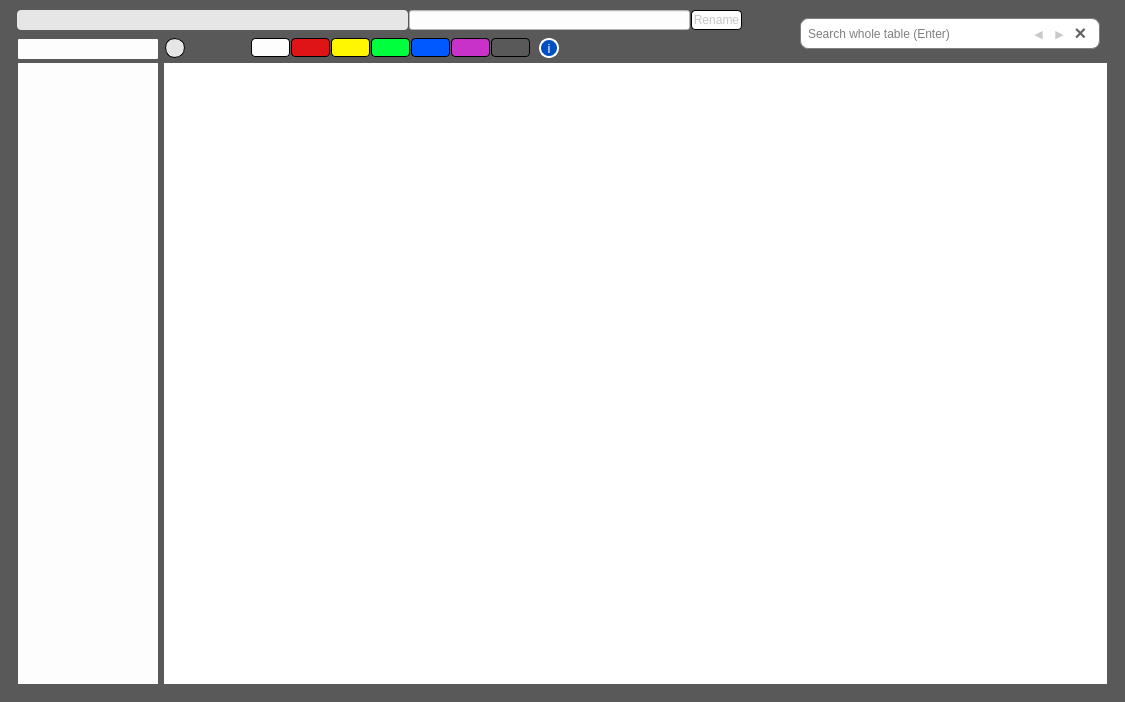
<?xml version="1.0" encoding="UTF-8"?>
<ui version="4.0">
 <class>ViewerWindow</class>
 <widget class="QMainWindow" name="ViewerWindow">
  <property name="geometry">
   <rect>
    <x>0</x>
    <y>0</y>
    <width>1125</width>
    <height>702</height>
   </rect>
  </property>
  <property name="sizePolicy">
   <sizepolicy hsizetype="Expanding" vsizetype="Expanding">
    <horstretch>0</horstretch>
    <verstretch>0</verstretch>
   </sizepolicy>
  </property>
  <property name="windowTitle">
   <string>MainWindow</string>
  </property>
  <property name="styleSheet">
   <string notr="true">QMainWindow#ViewerWindow {
    background-color: rgb(89, 89, 89);
}</string>
  </property>
  <widget class="QWidget" name="centralwidget">
   <layout class="QGridLayout" name="gridLayout_3">
    <property name="bottomMargin">
     <number>9</number>
    </property>
    <property name="verticalSpacing">
     <number>0</number>
    </property>
    <item row="0" column="2">
     <widget class="QFrame" name="frame_3">
      <property name="enabled">
       <bool>false</bool>
      </property>
      <property name="sizePolicy">
       <sizepolicy hsizetype="Preferred" vsizetype="Fixed">
        <horstretch>0</horstretch>
        <verstretch>0</verstretch>
       </sizepolicy>
      </property>
      <property name="minimumSize">
       <size>
        <width>10</width>
        <height>31</height>
       </size>
      </property>
      <property name="maximumSize">
       <size>
        <width>10</width>
        <height>31</height>
       </size>
      </property>
      <property name="styleSheet">
       <string notr="true">background-color: transparent;
border: 0px;</string>
      </property>
      <property name="frameShape">
       <enum>QFrame::Shape::StyledPanel</enum>
      </property>
      <property name="frameShadow">
       <enum>QFrame::Shadow::Raised</enum>
      </property>
     </widget>
    </item>
    <item row="0" column="0">
     <widget class="QFrame" name="frame_2">
      <property name="enabled">
       <bool>true</bool>
      </property>
      <property name="sizePolicy">
       <sizepolicy hsizetype="Expanding" vsizetype="Fixed">
        <horstretch>0</horstretch>
        <verstretch>0</verstretch>
       </sizepolicy>
      </property>
      <property name="minimumSize">
       <size>
        <width>0</width>
        <height>50</height>
       </size>
      </property>
      <property name="maximumSize">
       <size>
        <width>16777215</width>
        <height>50</height>
       </size>
      </property>
      <property name="styleSheet">
       <string notr="true">QFrame#frame_2 {
	background-color: transparent;
	border: 0px
}</string>
      </property>
      <property name="frameShape">
       <enum>QFrame::Shape::StyledPanel</enum>
      </property>
      <property name="frameShadow">
       <enum>QFrame::Shadow::Raised</enum>
      </property>
      <widget class="QPushButton" name="button_yellow">
       <property name="enabled">
        <bool>true</bool>
       </property>
       <property name="geometry">
        <rect>
         <x>322</x>
         <y>29</y>
         <width>39</width>
         <height>19</height>
        </rect>
       </property>
       <property name="styleSheet">
        <string notr="true">QPushButton {
    background-color: rgb(255, 247, 1);
    border: 1px solid black;
    border-radius: 4px;
}

QPushButton:hover {
	border: 2px solid #333;
}

QPushButton:pressed {
	background-color: rgb(208, 208, 0);
	border: 2px solid #000;
}

QPushButton:disabled {
    color: rgb(200,200,200);
}</string>
       </property>
       <property name="text">
        <string/>
       </property>
      </widget>
      <widget class="QPushButton" name="button_green">
       <property name="enabled">
        <bool>true</bool>
       </property>
       <property name="geometry">
        <rect>
         <x>362</x>
         <y>29</y>
         <width>39</width>
         <height>19</height>
        </rect>
       </property>
       <property name="styleSheet">
        <string notr="true">QPushButton {
    background-color: rgb(0, 255, 60);
    border: 1px solid black;
    border-radius: 4px;
}

QPushButton:hover {
	border: 2px solid #333;
}

QPushButton:pressed {
	background-color: rgb(55, 166, 0);
	border: 2px solid #000;
}

QPushButton:disabled {
    color: rgb(200,200,200);
}</string>
       </property>
       <property name="text">
        <string/>
       </property>
      </widget>
      <widget class="QPushButton" name="button_blue">
       <property name="enabled">
        <bool>true</bool>
       </property>
       <property name="geometry">
        <rect>
         <x>402</x>
         <y>29</y>
         <width>39</width>
         <height>19</height>
        </rect>
       </property>
       <property name="styleSheet">
        <string notr="true">QPushButton {
    background-color: rgb(0, 89, 255);
    border: 1px solid black;
    border-radius: 4px;
}

QPushButton:hover {
	border: 2px solid #333;
}

QPushButton:pressed {
	background-color: rgb(0, 20, 200);
	border: 2px solid #000;
}

QPushButton:disabled {
    color: rgb(200,200,200);
}</string>
       </property>
       <property name="text">
        <string/>
       </property>
      </widget>
      <widget class="QPushButton" name="button_white">
       <property name="enabled">
        <bool>true</bool>
       </property>
       <property name="geometry">
        <rect>
         <x>242</x>
         <y>29</y>
         <width>39</width>
         <height>19</height>
        </rect>
       </property>
       <property name="styleSheet">
        <string notr="true">QPushButton {
    background-color: rgb(253, 253, 253);
    border: 1px solid black;
    border-radius: 4px;
}

QPushButton:hover {
	border: 2px solid #333;
}

QPushButton:pressed {
    background-color: lightgray;
 	border: 2px solid #000;
}

QPushButton:disabled {
    color: rgb(200,200,200);
}</string>
       </property>
       <property name="text">
        <string/>
       </property>
      </widget>
      <widget class="QPushButton" name="button_red">
       <property name="enabled">
        <bool>true</bool>
       </property>
       <property name="geometry">
        <rect>
         <x>282</x>
         <y>29</y>
         <width>39</width>
         <height>19</height>
        </rect>
       </property>
       <property name="styleSheet">
        <string notr="true">QPushButton {
    background-color: rgb(223, 20, 23);
    border: 1px solid black;
    border-radius: 4px;
}

QPushButton:hover {
	border: 2px solid #333;
}

QPushButton:pressed {
	background-color: rgb(172, 2, 5);
	border: 2px solid #000;
}
QPushButton:disabled {
    color: rgb(200,200,200);
}</string>
       </property>
       <property name="text">
        <string/>
       </property>
      </widget>
      <widget class="QPushButton" name="button_reset">
       <property name="enabled">
        <bool>true</bool>
       </property>
       <property name="geometry">
        <rect>
         <x>156</x>
         <y>29</y>
         <width>20</width>
         <height>20</height>
        </rect>
       </property>
       <property name="font">
        <font>
         <bold>true</bold>
        </font>
       </property>
       <property name="styleSheet">
        <string notr="true">QPushButton {
    background-color: rgb(230, 230, 230);
    border: 1px solid black;
    border-radius: 10px;
}

QPushButton:hover {
	border: 2px solid #333;
}

QPushButton:pressed {
 	border: 2px solid #000;
    background-color: lightgray;
}

QPushButton:disabled {
    color: rgb(200,200,200);
}</string>
       </property>
       <property name="text">
        <string/>
       </property>
       <property name="iconSize">
        <size>
         <width>17</width>
         <height>17</height>
        </size>
       </property>
      </widget>
      <widget class="QPushButton" name="button_more">
       <property name="enabled">
        <bool>true</bool>
       </property>
       <property name="geometry">
        <rect>
         <x>482</x>
         <y>29</y>
         <width>39</width>
         <height>19</height>
        </rect>
       </property>
       <property name="styleSheet">
        <string notr="true">QPushButton {
    background-color: qlineargradient(x1:0, y1:0, x2:1, y2:0.8,
        stop:0 #FF0000, stop:0.25 #FF7F00, stop:0.40 #FFFF00,
        stop:0.5 #00CC00, stop:0.66 #0000FF, stop:0.83 #4B0082, stop:1 #9400D3);
    border: 1px solid black;
    border-radius: 4px;
}

QPushButton:hover {
	border: 2px solid #333;
}

QPushButton:pressed {
    background-color: qlineargradient(x1:0, y1:0, x2:1, y2:0.8,
        stop:0 #990000, stop:0.17 #994C00, stop:0.33 #999900,
        stop:0.5 #007A00, stop:0.66 #000099, stop:0.83 #2D004E, stop:1 #59007F);
	border: 2px solid #000;
}

QPushButton:disabled {
    color: rgb(200,200,200);
}</string>
       </property>
       <property name="text">
        <string/>
       </property>
      </widget>
      <widget class="QLineEdit" name="edit_csv_path">
       <property name="geometry">
        <rect>
         <x>8</x>
         <y>1</y>
         <width>391</width>
         <height>20</height>
        </rect>
       </property>
       <property name="styleSheet">
        <string notr="true">QLineEdit {
	background-color: rgb(230, 230, 230);
	padding-left: 24px;
    border-radius: 4px;
}

QLineEdit:hover {
	border: 1px solid #333;
}

QLineEdit:pressed {
    background-color: lightgray;
 	border: 1px solid #000;
}</string>
       </property>
       <property name="cursorPosition">
        <number>0</number>
       </property>
       <property name="readOnly">
        <bool>true</bool>
       </property>
      </widget>
      <widget class="QPushButton" name="button_rename">
       <property name="enabled">
        <bool>false</bool>
       </property>
       <property name="geometry">
        <rect>
         <x>682</x>
         <y>1</y>
         <width>51</width>
         <height>20</height>
        </rect>
       </property>
       <property name="font">
        <font>
         <fontweight>DemiBold</fontweight>
        </font>
       </property>
       <property name="styleSheet">
        <string notr="true">QPushButton {
    background-color: rgb(253, 253, 253);
    border: 1px solid black;
    border-radius: 4px;
}

QPushButton:hover {
	border: 2px solid #333;
}

QPushButton:pressed {
    background-color: lightgray;
 	border: 2px solid #000;
}

QPushButton:disabled {
    color: rgb(200,200,200);
}</string>
       </property>
       <property name="text">
        <string>Rename</string>
       </property>
      </widget>
      <widget class="QPushButton" name="button_csv_folder">
       <property name="enabled">
        <bool>true</bool>
       </property>
       <property name="geometry">
        <rect>
         <x>9</x>
         <y>2</y>
         <width>25</width>
         <height>18</height>
        </rect>
       </property>
       <property name="styleSheet">
        <string notr="true">QPushButton {
    background-color: rgb(230, 230, 230);
    border-radius: 4px;
}

QPushButton:hover {
	border: 1px solid #333;
}

QPushButton:pressed {
    background-color: lightgray;
 	border: 1px solid #000;
}

QPushButton:disabled {
    color: rgb(200,200,200);
}</string>
       </property>
       <property name="text">
        <string/>
       </property>
      </widget>
      <widget class="QPushButton" name="button_purple">
       <property name="enabled">
        <bool>true</bool>
       </property>
       <property name="geometry">
        <rect>
         <x>442</x>
         <y>29</y>
         <width>39</width>
         <height>19</height>
        </rect>
       </property>
       <property name="styleSheet">
        <string notr="true">QPushButton {
    background-color: rgb(200, 50, 200);
    border: 1px solid black;
    border-radius: 4px;
}

QPushButton:hover {
	border: 2px solid #333;
}

QPushButton:pressed {
	background-color: rgb(90, 15, 90);
	border: 2px solid #000;
}

QPushButton:disabled {
    color: rgb(200,200,200);
}</string>
       </property>
       <property name="text">
        <string/>
       </property>
      </widget>
      <widget class="QLineEdit" name="edit_csv_path2">
       <property name="geometry">
        <rect>
         <x>400</x>
         <y>1</y>
         <width>281</width>
         <height>20</height>
        </rect>
       </property>
       <property name="styleSheet">
        <string notr="true">QLineEdit {
	background-color: rgb(253, 253, 253);
	padding-left: 2px;
}</string>
       </property>
       <property name="cursorPosition">
        <number>0</number>
       </property>
      </widget>
      <widget class="QLineEdit" name="edit_csvname_find">
       <property name="geometry">
        <rect>
         <x>9</x>
         <y>30</y>
         <width>140</width>
         <height>20</height>
        </rect>
       </property>
       <property name="sizePolicy">
        <sizepolicy hsizetype="MinimumExpanding" vsizetype="Fixed">
         <horstretch>0</horstretch>
         <verstretch>0</verstretch>
        </sizepolicy>
       </property>
       <property name="minimumSize">
        <size>
         <width>140</width>
         <height>0</height>
        </size>
       </property>
       <property name="maximumSize">
        <size>
         <width>140</width>
         <height>16777215</height>
        </size>
       </property>
       <property name="styleSheet">
        <string notr="true">QLineEdit {
	background-color: rgb(253, 253, 253);
    border-radius: 1px;
	padding-left: 2px;
}</string>
       </property>
      </widget>
      <widget class="QPushButton" name="button_undo">
       <property name="enabled">
        <bool>true</bool>
       </property>
       <property name="geometry">
        <rect>
         <x>179</x>
         <y>28</y>
         <width>30</width>
         <height>20</height>
        </rect>
       </property>
       <property name="styleSheet">
        <string notr="true">QPushButton {
    background-color: rgba(230, 230, 230,0);
    border-radius: 4px;
}

QPushButton:hover {
	border: 1px solid #333;
}

QPushButton:pressed {
 	border: 1px solid #000;
    background-color: lightgray;
}

QPushButton:disabled {
    color: rgb(200,200,200);
}</string>
       </property>
       <property name="text">
        <string/>
       </property>
      </widget>
      <widget class="QPushButton" name="button_redo">
       <property name="enabled">
        <bool>true</bool>
       </property>
       <property name="geometry">
        <rect>
         <x>209</x>
         <y>28</y>
         <width>30</width>
         <height>20</height>
        </rect>
       </property>
       <property name="styleSheet">
        <string notr="true">QPushButton {
    background-color: rgba(230, 230, 230,0);
    border-radius: 4px;
}

QPushButton:hover {
	border: 1px solid #333;
}

QPushButton:pressed {
 	border: 1px solid #000;
    background-color: lightgray;
}

QPushButton:disabled {
    color: rgb(200,200,200);
}</string>
       </property>
       <property name="text">
        <string/>
       </property>
      </widget>
      <widget class="QPushButton" name="button_info">
       <property name="enabled">
        <bool>true</bool>
       </property>
       <property name="geometry">
        <rect>
         <x>530</x>
         <y>29</y>
         <width>20</width>
         <height>20</height>
        </rect>
       </property>
       <property name="font">
        <font>
         <family>Arial</family>
         <pointsize>10</pointsize>
         <fontweight>ExtraBold</fontweight>
        </font>
       </property>
       <property name="styleSheet">
        <string notr="true">QPushButton {
	color: rgb(255, 255, 255);
	background-color: rgb(1, 78, 195);
    border: 2px solid white;
    border-radius: 10px;
}

QPushButton:hover {
	border: 2px solid rgb(200, 200, 200)
}

QPushButton:pressed {
 	border: 3px solid white;
	background-color: rgb(2, 137, 255);
}

QPushButton:disabled {
    color: rgb(200,200,200);
}</string>
       </property>
       <property name="text">
        <string>i</string>
       </property>
       <property name="iconSize">
        <size>
         <width>17</width>
         <height>17</height>
        </size>
       </property>
      </widget>
     </widget>
    </item>
    <item row="1" column="0" colspan="3">
     <widget class="QFrame" name="frame">
      <property name="styleSheet">
       <string notr="true">border: 0px;</string>
      </property>
      <property name="frameShape">
       <enum>QFrame::Shape::StyledPanel</enum>
      </property>
      <property name="frameShadow">
       <enum>QFrame::Shadow::Raised</enum>
      </property>
      <layout class="QGridLayout" name="gridLayout">
       <property name="topMargin">
        <number>4</number>
       </property>
       <item row="0" column="1">
        <widget class="QTableView" name="table_csv">
         <property name="enabled">
          <bool>true</bool>
         </property>
         <property name="styleSheet">
          <string notr="true"/>
         </property>
         <property name="autoScroll">
          <bool>true</bool>
         </property>
         <property name="verticalScrollMode">
          <enum>QAbstractItemView::ScrollMode::ScrollPerPixel</enum>
         </property>
         <property name="horizontalScrollMode">
          <enum>QAbstractItemView::ScrollMode::ScrollPerPixel</enum>
         </property>
        </widget>
       </item>
       <item row="0" column="0">
        <widget class="QListWidget" name="list_csv_names">
         <property name="sizePolicy">
          <sizepolicy hsizetype="MinimumExpanding" vsizetype="Expanding">
           <horstretch>0</horstretch>
           <verstretch>0</verstretch>
          </sizepolicy>
         </property>
         <property name="minimumSize">
          <size>
           <width>140</width>
           <height>0</height>
          </size>
         </property>
         <property name="maximumSize">
          <size>
           <width>140</width>
           <height>16777215</height>
          </size>
         </property>
         <property name="font">
          <font>
           <pointsize>10</pointsize>
          </font>
         </property>
         <property name="styleSheet">
          <string notr="true">QListView {
	background-color: rgb(253, 253, 253);
}
/*
QListView::item {
    border-bottom: 1px solid rgb(225, 225, 225); 	// 아이템 사이 회색 구분선
    padding-left: 2px; 		// 텍스트와 구분선 사이 여백
	background: none;
}
*/

QListView::item:selected { 
	background-color: rgb(100, 149, 237); 
	color: white;
}

QListView::item:hover { 
	background-color: rgb(230, 230, 255); 
	color: black;
}
</string>
         </property>
        </widget>
       </item>
      </layout>
     </widget>
    </item>
    <item row="0" column="1">
     <widget class="QFrame" name="frame_search">
      <property name="sizePolicy">
       <sizepolicy hsizetype="Fixed" vsizetype="Fixed">
        <horstretch>0</horstretch>
        <verstretch>0</verstretch>
       </sizepolicy>
      </property>
      <property name="minimumSize">
       <size>
        <width>300</width>
        <height>31</height>
       </size>
      </property>
      <property name="maximumSize">
       <size>
        <width>300</width>
        <height>31</height>
       </size>
      </property>
      <property name="styleSheet">
       <string notr="true">QFrame {
    border: 1px solid gray;
    border-radius: 8px;
	background-color: rgb(255, 255, 255);
}</string>
      </property>
      <property name="frameShape">
       <enum>QFrame::Shape::StyledPanel</enum>
      </property>
      <property name="frameShadow">
       <enum>QFrame::Shadow::Raised</enum>
      </property>
      <widget class="QLineEdit" name="edit_text_input">
       <property name="geometry">
        <rect>
         <x>6</x>
         <y>5</y>
         <width>151</width>
         <height>21</height>
        </rect>
       </property>
       <property name="sizePolicy">
        <sizepolicy hsizetype="Fixed" vsizetype="Fixed">
         <horstretch>0</horstretch>
         <verstretch>0</verstretch>
        </sizepolicy>
       </property>
       <property name="toolTip">
        <string>Search whole table (Enter)</string>
       </property>
       <property name="styleSheet">
        <string notr="true">border: 0px;
background-color: rgb(255, 255, 255);</string>
       </property>
       <property name="text">
        <string/>
       </property>
       <property name="placeholderText">
        <string>Search whole table (Enter)</string>
       </property>
      </widget>
      <widget class="QPushButton" name="button_forward">
       <property name="enabled">
        <bool>false</bool>
       </property>
       <property name="geometry">
        <rect>
         <x>228</x>
         <y>5</y>
         <width>21</width>
         <height>21</height>
        </rect>
       </property>
       <property name="font">
        <font>
         <pointsize>8</pointsize>
         <bold>true</bold>
        </font>
       </property>
       <property name="focusPolicy">
        <enum>Qt::FocusPolicy::ClickFocus</enum>
       </property>
       <property name="toolTip">
        <string>Previous (F2)</string>
       </property>
       <property name="styleSheet">
        <string notr="true">QPushButton {
	color: rgb(50, 50, 100);
    background-color: white;
	border: 0px;	
	border-radius: 10px;
}

QPushButton:pressed {
    background-color: lightgray;
}

QPushButton:disabled {
    color: rgb(200,200,200);
}</string>
       </property>
       <property name="text">
        <string>◀</string>
       </property>
      </widget>
      <widget class="QPushButton" name="button_backward">
       <property name="enabled">
        <bool>false</bool>
       </property>
       <property name="geometry">
        <rect>
         <x>249</x>
         <y>5</y>
         <width>21</width>
         <height>21</height>
        </rect>
       </property>
       <property name="font">
        <font>
         <pointsize>8</pointsize>
         <bold>true</bold>
        </font>
       </property>
       <property name="focusPolicy">
        <enum>Qt::FocusPolicy::ClickFocus</enum>
       </property>
       <property name="toolTip">
        <string>Next (F3)</string>
       </property>
       <property name="styleSheet">
        <string notr="true">QPushButton {
	color: rgb(50, 50, 100);
    background-color: white;
	border: 0px;	
	border-radius: 10px;
}

QPushButton:pressed {
    background-color: lightgray;
}

QPushButton:disabled {
    color: rgb(200,200,200);
}</string>
       </property>
       <property name="text">
        <string>▶</string>
       </property>
      </widget>
      <widget class="QPushButton" name="button_close">
       <property name="enabled">
        <bool>true</bool>
       </property>
       <property name="geometry">
        <rect>
         <x>270</x>
         <y>4</y>
         <width>21</width>
         <height>21</height>
        </rect>
       </property>
       <property name="font">
        <font>
         <pointsize>15</pointsize>
         <bold>true</bold>
        </font>
       </property>
       <property name="focusPolicy">
        <enum>Qt::FocusPolicy::ClickFocus</enum>
       </property>
       <property name="toolTip">
        <string>Close (ESC)</string>
       </property>
       <property name="styleSheet">
        <string notr="true">QPushButton {
	color: rgb(100, 100, 100);
    background-color: white;
	border: 0px;	
	border-radius: 10px;
}

QPushButton:pressed {
    background-color: lightgray;
}</string>
       </property>
       <property name="text">
        <string>×</string>
       </property>
      </widget>
      <widget class="QLabel" name="label_idx_count">
       <property name="geometry">
        <rect>
         <x>134</x>
         <y>5</y>
         <width>91</width>
         <height>21</height>
        </rect>
       </property>
       <property name="sizePolicy">
        <sizepolicy hsizetype="Expanding" vsizetype="Fixed">
         <horstretch>0</horstretch>
         <verstretch>0</verstretch>
        </sizepolicy>
       </property>
       <property name="minimumSize">
        <size>
         <width>31</width>
         <height>21</height>
        </size>
       </property>
       <property name="maximumSize">
        <size>
         <width>100</width>
         <height>21</height>
        </size>
       </property>
       <property name="layoutDirection">
        <enum>Qt::LayoutDirection::LeftToRight</enum>
       </property>
       <property name="styleSheet">
        <string notr="true">color: rgb(50, 50, 50);
border: 0px;
background-color: rgba(253, 253, 253, 0);</string>
       </property>
       <property name="text">
        <string/>
       </property>
       <property name="scaledContents">
        <bool>false</bool>
       </property>
       <property name="alignment">
        <set>Qt::AlignmentFlag::AlignRight|Qt::AlignmentFlag::AlignTrailing|Qt::AlignmentFlag::AlignVCenter</set>
       </property>
      </widget>
      <zorder>edit_text_input</zorder>
      <zorder>button_close</zorder>
      <zorder>button_backward</zorder>
      <zorder>button_forward</zorder>
      <zorder>label_idx_count</zorder>
     </widget>
    </item>
   </layout>
  </widget>
 </widget>
 <resources/>
 <connections/>
</ui>
